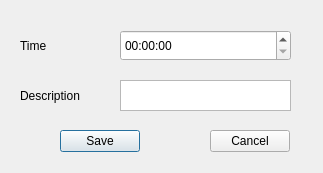
<?xml version="1.0" encoding="UTF-8"?>
<ui version="4.0">
 <class>SingleEvent</class>
 <widget class="QDialog" name="SingleEvent">
  <property name="geometry">
   <rect>
    <x>0</x>
    <y>0</y>
    <width>323</width>
    <height>173</height>
   </rect>
  </property>
  <property name="windowTitle">
   <string>Dialog</string>
  </property>
  <widget class="QPushButton" name="saveButton">
   <property name="geometry">
    <rect>
     <x>60</x>
     <y>130</y>
     <width>80</width>
     <height>22</height>
    </rect>
   </property>
   <property name="text">
    <string>Save</string>
   </property>
  </widget>
  <widget class="QPushButton" name="closeButton">
   <property name="geometry">
    <rect>
     <x>210</x>
     <y>130</y>
     <width>80</width>
     <height>22</height>
    </rect>
   </property>
   <property name="text">
    <string>Cancel</string>
   </property>
  </widget>
  <widget class="QLabel" name="label">
   <property name="geometry">
    <rect>
     <x>20</x>
     <y>30</y>
     <width>101</width>
     <height>31</height>
    </rect>
   </property>
   <property name="text">
    <string>Time</string>
   </property>
  </widget>
  <widget class="QLabel" name="label_2">
   <property name="geometry">
    <rect>
     <x>20</x>
     <y>80</y>
     <width>81</width>
     <height>31</height>
    </rect>
   </property>
   <property name="text">
    <string>Description</string>
   </property>
  </widget>
  <widget class="QTextEdit" name="descriptionEdit">
   <property name="geometry">
    <rect>
     <x>120</x>
     <y>80</y>
     <width>171</width>
     <height>31</height>
    </rect>
   </property>
  </widget>
  <widget class="QTimeEdit" name="timeEdit">
   <property name="geometry">
    <rect>
     <x>120</x>
     <y>30</y>
     <width>171</width>
     <height>31</height>
    </rect>
   </property>
  </widget>
 </widget>
 <resources/>
 <connections/>
</ui>
